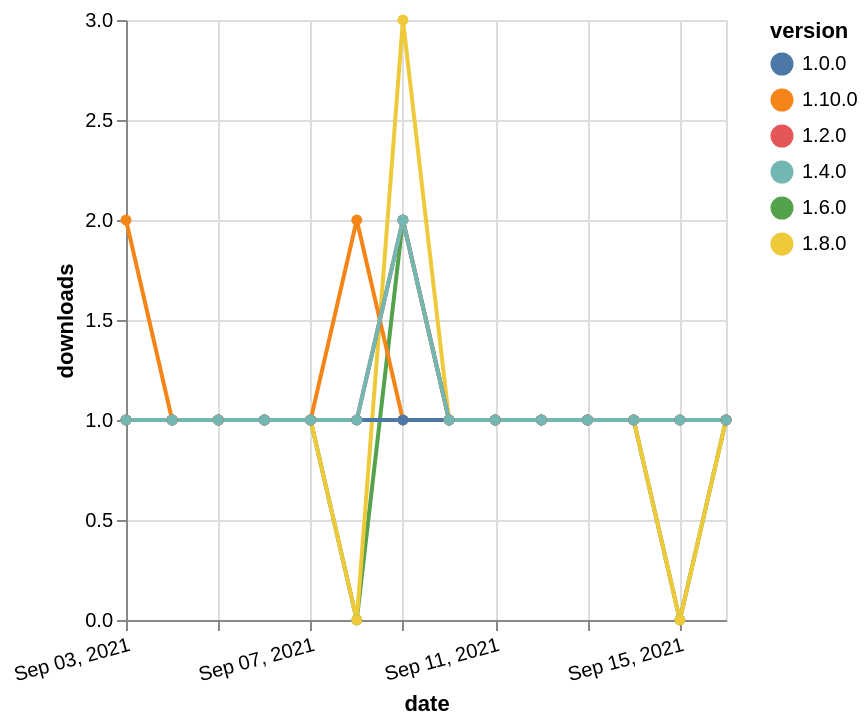

Express this chart as Vega-Lite.
### Vega-Lite specification from a JSON file in a GitHub repository (floating-point values rounded to 4 significant figures)
{"$schema": "https://vega.github.io/schema/vega-lite/v5.json", "description": "A simple bar chart with embedded data.", "data": {"values": [{"date": "2021-09-03", "total": 142, "delta": 1, "version": "1.6.0"}, {"date": "2021-09-04", "total": 143, "delta": 1, "version": "1.6.0"}, {"date": "2021-09-05", "total": 144, "delta": 1, "version": "1.6.0"}, {"date": "2021-09-06", "total": 145, "delta": 1, "version": "1.6.0"}, {"date": "2021-09-07", "total": 146, "delta": 1, "version": "1.6.0"}, {"date": "2021-09-08", "total": 146, "delta": 0, "version": "1.6.0"}, {"date": "2021-09-09", "total": 148, "delta": 2, "version": "1.6.0"}, {"date": "2021-09-10", "total": 149, "delta": 1, "version": "1.6.0"}, {"date": "2021-09-11", "total": 150, "delta": 1, "version": "1.6.0"}, {"date": "2021-09-12", "total": 151, "delta": 1, "version": "1.6.0"}, {"date": "2021-09-13", "total": 152, "delta": 1, "version": "1.6.0"}, {"date": "2021-09-14", "total": 153, "delta": 1, "version": "1.6.0"}, {"date": "2021-09-15", "total": 153, "delta": 0, "version": "1.6.0"}, {"date": "2021-09-16", "total": 154, "delta": 1, "version": "1.6.0"}, {"date": "2021-09-03", "total": 172, "delta": 1, "version": "1.8.0"}, {"date": "2021-09-04", "total": 173, "delta": 1, "version": "1.8.0"}, {"date": "2021-09-05", "total": 174, "delta": 1, "version": "1.8.0"}, {"date": "2021-09-06", "total": 175, "delta": 1, "version": "1.8.0"}, {"date": "2021-09-07", "total": 176, "delta": 1, "version": "1.8.0"}, {"date": "2021-09-08", "total": 176, "delta": 0, "version": "1.8.0"}, {"date": "2021-09-09", "total": 179, "delta": 3, "version": "1.8.0"}, {"date": "2021-09-10", "total": 180, "delta": 1, "version": "1.8.0"}, {"date": "2021-09-11", "total": 181, "delta": 1, "version": "1.8.0"}, {"date": "2021-09-12", "total": 182, "delta": 1, "version": "1.8.0"}, {"date": "2021-09-13", "total": 183, "delta": 1, "version": "1.8.0"}, {"date": "2021-09-14", "total": 184, "delta": 1, "version": "1.8.0"}, {"date": "2021-09-15", "total": 184, "delta": 0, "version": "1.8.0"}, {"date": "2021-09-16", "total": 185, "delta": 1, "version": "1.8.0"}, {"date": "2021-09-03", "total": 112, "delta": 2, "version": "1.10.0"}, {"date": "2021-09-04", "total": 113, "delta": 1, "version": "1.10.0"}, {"date": "2021-09-05", "total": 114, "delta": 1, "version": "1.10.0"}, {"date": "2021-09-06", "total": 115, "delta": 1, "version": "1.10.0"}, {"date": "2021-09-07", "total": 116, "delta": 1, "version": "1.10.0"}, {"date": "2021-09-08", "total": 118, "delta": 2, "version": "1.10.0"}, {"date": "2021-09-09", "total": 119, "delta": 1, "version": "1.10.0"}, {"date": "2021-09-10", "total": 120, "delta": 1, "version": "1.10.0"}, {"date": "2021-09-11", "total": 121, "delta": 1, "version": "1.10.0"}, {"date": "2021-09-12", "total": 122, "delta": 1, "version": "1.10.0"}, {"date": "2021-09-13", "total": 123, "delta": 1, "version": "1.10.0"}, {"date": "2021-09-14", "total": 124, "delta": 1, "version": "1.10.0"}, {"date": "2021-09-15", "total": 125, "delta": 1, "version": "1.10.0"}, {"date": "2021-09-16", "total": 126, "delta": 1, "version": "1.10.0"}, {"date": "2021-09-03", "total": 211, "delta": 1, "version": "1.0.0"}, {"date": "2021-09-04", "total": 212, "delta": 1, "version": "1.0.0"}, {"date": "2021-09-05", "total": 213, "delta": 1, "version": "1.0.0"}, {"date": "2021-09-06", "total": 214, "delta": 1, "version": "1.0.0"}, {"date": "2021-09-07", "total": 215, "delta": 1, "version": "1.0.0"}, {"date": "2021-09-08", "total": 216, "delta": 1, "version": "1.0.0"}, {"date": "2021-09-09", "total": 217, "delta": 1, "version": "1.0.0"}, {"date": "2021-09-10", "total": 218, "delta": 1, "version": "1.0.0"}, {"date": "2021-09-11", "total": 219, "delta": 1, "version": "1.0.0"}, {"date": "2021-09-12", "total": 220, "delta": 1, "version": "1.0.0"}, {"date": "2021-09-13", "total": 221, "delta": 1, "version": "1.0.0"}, {"date": "2021-09-14", "total": 222, "delta": 1, "version": "1.0.0"}, {"date": "2021-09-15", "total": 223, "delta": 1, "version": "1.0.0"}, {"date": "2021-09-16", "total": 224, "delta": 1, "version": "1.0.0"}, {"date": "2021-09-03", "total": 175, "delta": 1, "version": "1.2.0"}, {"date": "2021-09-04", "total": 176, "delta": 1, "version": "1.2.0"}, {"date": "2021-09-05", "total": 177, "delta": 1, "version": "1.2.0"}, {"date": "2021-09-06", "total": 178, "delta": 1, "version": "1.2.0"}, {"date": "2021-09-07", "total": 179, "delta": 1, "version": "1.2.0"}, {"date": "2021-09-08", "total": 180, "delta": 1, "version": "1.2.0"}, {"date": "2021-09-09", "total": 182, "delta": 2, "version": "1.2.0"}, {"date": "2021-09-10", "total": 183, "delta": 1, "version": "1.2.0"}, {"date": "2021-09-11", "total": 184, "delta": 1, "version": "1.2.0"}, {"date": "2021-09-12", "total": 185, "delta": 1, "version": "1.2.0"}, {"date": "2021-09-13", "total": 186, "delta": 1, "version": "1.2.0"}, {"date": "2021-09-14", "total": 187, "delta": 1, "version": "1.2.0"}, {"date": "2021-09-15", "total": 188, "delta": 1, "version": "1.2.0"}, {"date": "2021-09-16", "total": 189, "delta": 1, "version": "1.2.0"}, {"date": "2021-09-03", "total": 167, "delta": 1, "version": "1.4.0"}, {"date": "2021-09-04", "total": 168, "delta": 1, "version": "1.4.0"}, {"date": "2021-09-05", "total": 169, "delta": 1, "version": "1.4.0"}, {"date": "2021-09-06", "total": 170, "delta": 1, "version": "1.4.0"}, {"date": "2021-09-07", "total": 171, "delta": 1, "version": "1.4.0"}, {"date": "2021-09-08", "total": 172, "delta": 1, "version": "1.4.0"}, {"date": "2021-09-09", "total": 174, "delta": 2, "version": "1.4.0"}, {"date": "2021-09-10", "total": 175, "delta": 1, "version": "1.4.0"}, {"date": "2021-09-11", "total": 176, "delta": 1, "version": "1.4.0"}, {"date": "2021-09-12", "total": 177, "delta": 1, "version": "1.4.0"}, {"date": "2021-09-13", "total": 178, "delta": 1, "version": "1.4.0"}, {"date": "2021-09-14", "total": 179, "delta": 1, "version": "1.4.0"}, {"date": "2021-09-15", "total": 180, "delta": 1, "version": "1.4.0"}, {"date": "2021-09-16", "total": 181, "delta": 1, "version": "1.4.0"}]}, "width": "container", "mark": {"type": "line", "point": {"filled": true}}, "encoding": {"x": {"field": "date", "type": "temporal", "timeUnit": "yearmonthdate", "title": "date", "axis": {"labelAngle": -15}}, "y": {"field": "delta", "type": "quantitative", "title": "downloads"}, "color": {"field": "version", "type": "nominal"}, "tooltip": {"field": "delta"}}}
